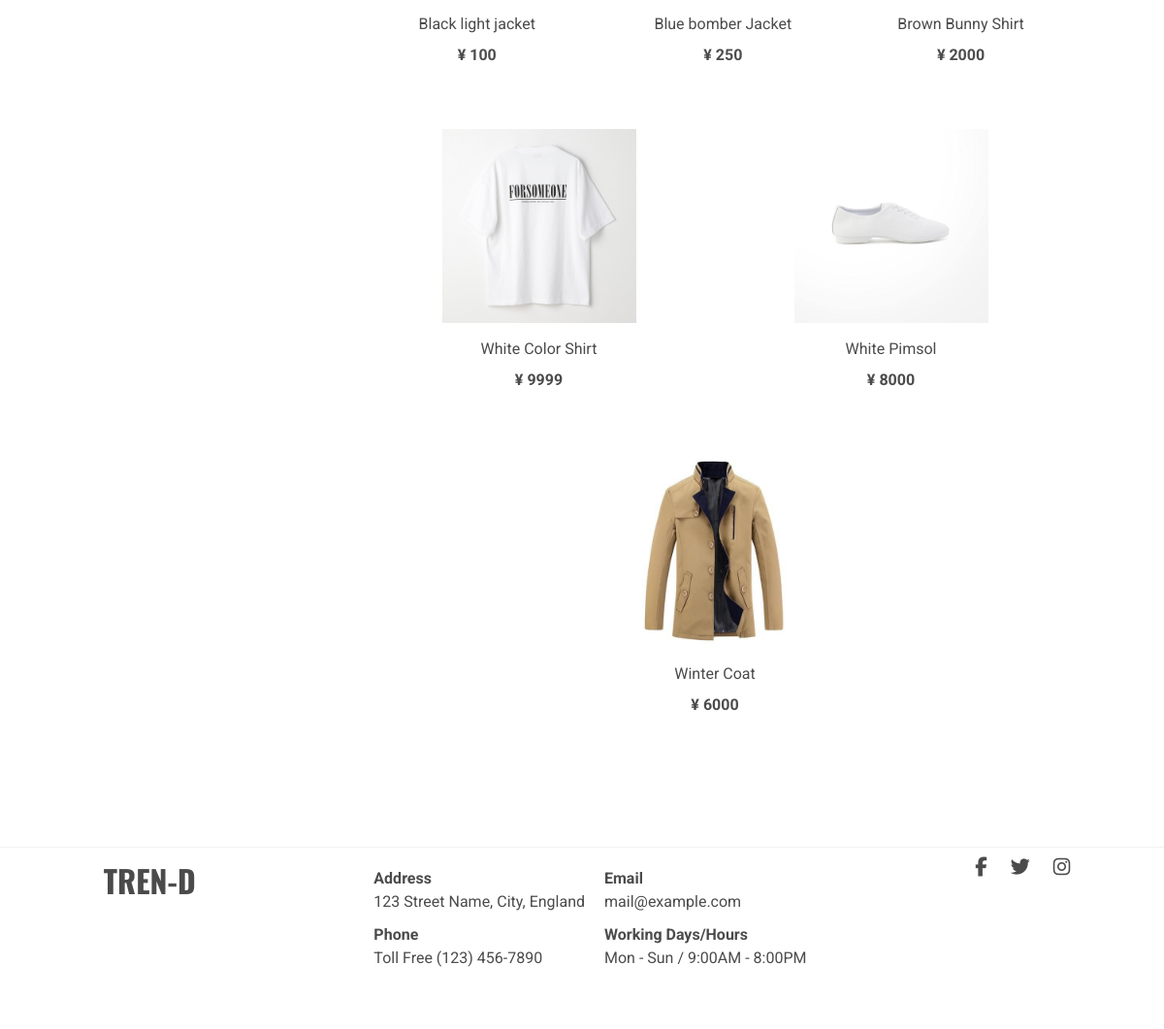
Before: /search (lower part) with the older database file.
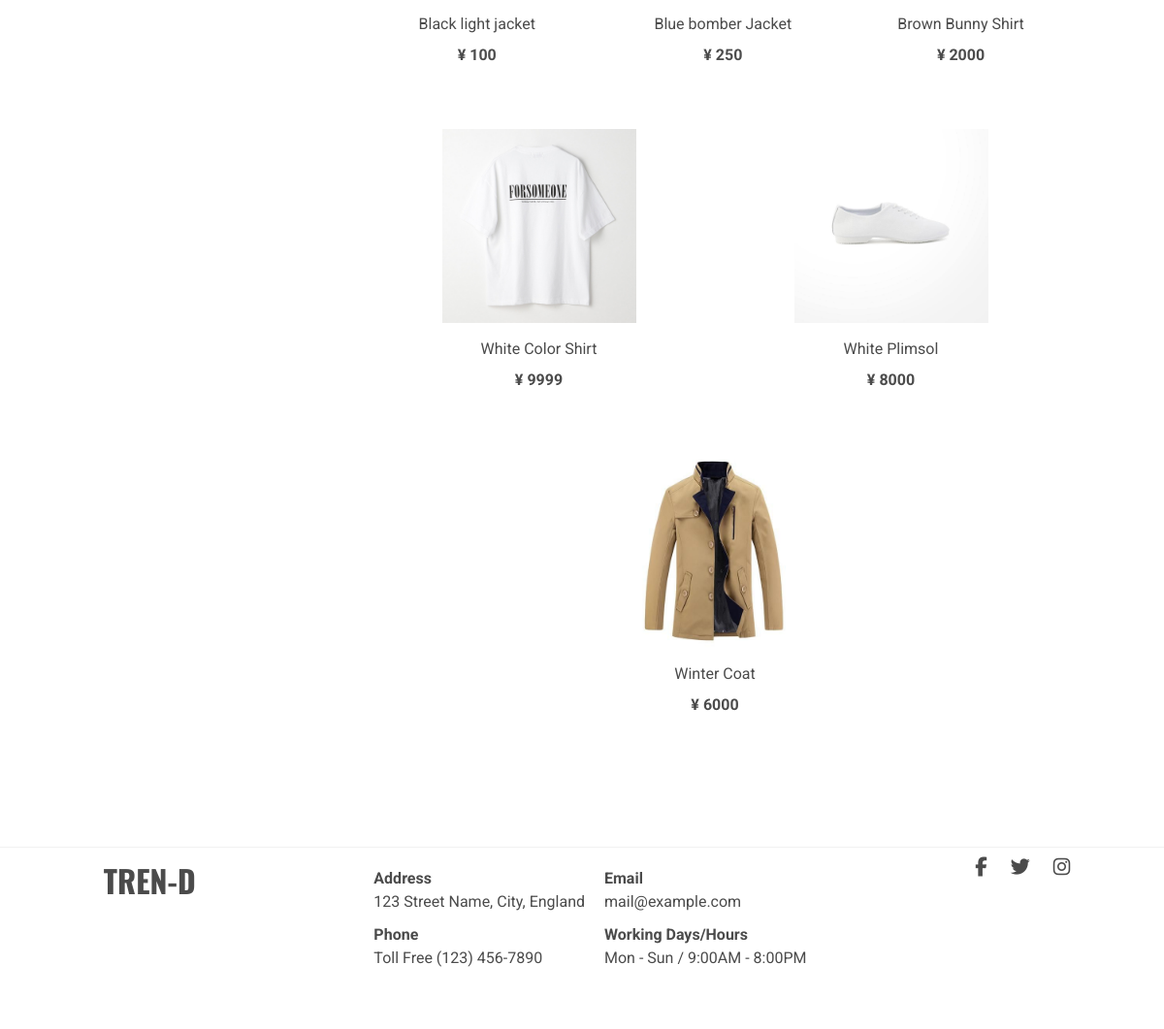
After: the same page with the newer database file.
### app/models.py (models this page shows, shortened)
class Product(db.Model):
    id = db.Column(db.Integer, primary_key=True)
    name = db.Column(db.String(50))
    category = db.Column(db.Integer, db.ForeignKey('category.id'))
    size =db.Column(db.String(1))
    color = db.Column(db.String(10))
    stock = db.Column(db.Integer)
    description = db.Column(db.String(100), nullable=True)
    price = db.Column(db.Integer)
    available = db.Column(db.Boolean)
    created = db.Column(db.DateTime, default=datetime.datetime.utcnow)
    updated = db.Column(db.DateTime, nullable=True)
    image_url = db.Column(db.String(50))
    item = db.relationship('CartItem', backref="product", lazy=True)

### app/routes.py (the view)
@app.route('/search', defaults={'category': None})
@app.route('/search/<string:category>')
def search(category):
    query = request.args
    search_results = None
    category_types = [category_entry.name for category_entry in Category.query.all()]
    category_search = Category.query.filter_by(name=category).first()
    url_kwargs = {}
    page = request.args.get('page', 1, type=int)
    if request.args.get('show'):
        session['search'] = request.args.get('show', type=int)
    else:
        session['search'] = 9
    if request.args.get('sort'):
        session['sort'] = request.args.get('sort', type=str)
    search = SearchItems(['price', 'size', 'color'], category_search, query, page)
    if 'sort' in session:
        search_results = search.get_sorted_results(session['sort'])
    else:
        search_results = search.get_results()
    url_kwargs = search.get_url_kwargs()
    form = SearchForm()
    url_prev = url_for('search', page=search_results.prev_num, category=category, **url_kwargs) if search_results.has_prev else None
    url_next = url_for('search', page=search_results.next_num, category=category, **url_kwargs) if search_results.has_next else None
    return render_template('search.html',
                            search_results=search_results.items,
                            category=category,
                            category_types=category_types,
                            form=form,
                            url_next=url_next,
                            url_prev=url_prev
                        )

### app/search.py (called while the page is built, shortened)
    def filter(self):
        filtered_results = None
        for v in self.filter_list:
            if v == 'price' and self.query.getlist(v):
                price = int(self.query.getlist(v)[0])
                filtered_results = Product.query.filter(Product.price.between((price - 100), price))
                if self.category:
                    filtered_results = filtered_results.filter_by(product_category=self.category)
            self.url_kwargs[v] = self.query.getlist(v)
        if filtered_results:
            return filtered_results
        elif filtered_results is None and self.category:
            return Product.query.filter_by(product_category=self.category)
        else:
            return Product.query

    def get_url_kwargs(self):
        return self.url_kwargs

    def get_results(self, sorted_results=None):
        results = sorted_results if sorted_results else self.filter()
        return results.group_by(Product.name).paginate(self.page, session['search'], False)

### app/templates/search.html (shortened to what this page needs)
{% extends 'base.html' %}
{% block content %}
<section id="search">
    <div class="grid-container">
        <div class="search-bar">
        </div>
        <div class="main-content">
            <div class="search-results">
                {% for item in search_results %}
                <div class="search-result-item">
                    <a href="{{ url_for('product', id=item.id) }}">
                        <img src="{{ url_for('static', filename=item.image_url) }}" alt="">
                    </a>
                    <p>{{ item.name }}</p>
                    <h4>¥ {{ item.price }}</h4>
                </div>
                {% else %}
                <div class="search-result-item"><strong>No Results Found</strong></div>
                {% endfor %}
            </div>
        </div>
    </div>
</section>
{% endblock %}

Changed rows visible on the page:
changed Product: name "White Pimsol" → "White Plimsol"
